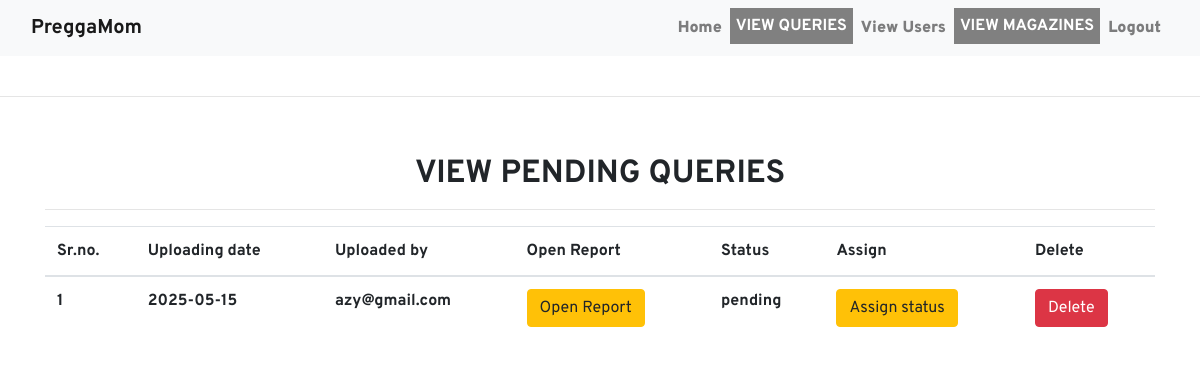
Screenshot of /pending_queries/ (signed in) with the database file from the repository.
### women/models.py (models this page shows)
class Notes(models.Model):
    user = models.ForeignKey(User,on_delete=models.CASCADE,null=True)
    uploadingdate = models.CharField(max_length=10,null=True)
    reportfile = models.FileField(null=True)
    filetype = models.CharField(max_length=30,null=True)
    description = models.CharField(max_length=300,null=True)
    status = models.CharField(max_length=30,null=True)

### women/views.py (the view)
# urls.py: path('pending_queries/', pending_queries, name='pending_queries'),
@staff_member_required(login_url='/login_admin/')
def pending_queries(request):
    if not request.user.is_authenticated:
        return redirect('login_admin')
    notes = Notes.objects.filter(status="pending")
    d = {'notes':notes}
    return render(request, 'pending_queries.html',d)

### women/templates/pending_queries.html (shortened to what this page needs)
{% extends 'admin_nav.html' %}
{% load static %}
{% block body %}
<center>
<div class="container mt-5">
    <h2 class="doabout text-center"></i><b>VIEW PENDING QUERIES</b></h2>
    <hr>
    <table class="table table=bordered" id="example">
        <thead>
            <tr>
                <th>Sr.no.</th>
                <th>Uploading date</th>
                <th>Uploaded by</th>
                <th>Open Report</th>
                <th>Status</th>
                <th>Assign</th>
                <th>Delete</th>
            </tr>
        </thead>
        <tbody>
            {% for i in notes %}
            <tr>
                <th>{{ forloop.counter }}</th>
                <th>{{ i.uploadingdate }}</th>
                <th>{{ i.user.username }}</th>
                <th><a href="{{ i.reportfile.url }}" class="bbb btn btn-warning">Open Report</a></th>
                <th>{{ i.status }}</th>
                <th><a href="{% url 'assign_status' i.id %}" class="bbb btn btn-warning" >Assign status</a></th>
                <th><a href="{% url 'delete_notes' i.id %}" class="btn btn-danger" onclick="return confirm('Do you really want to delete notes?')">Delete</a></th>
            </tr>
            {% endfor %}
        </tbody>
    </table>
</div>
</center>
{% endblock %}

### women/static/style.css (style rules this page uses)
body { font-family: 'Overpass'; }
.doabout { margin-top:30px; padding-top: 10px; }

### women/templates/pending_queries.html (style rules this page uses)
.doabout { margin-top:30px; padding-top: 10px; }

### rows the page displays
Notes: uploadingdate "2025-05-15", user.username "azy@gmail.com", status "pending"
